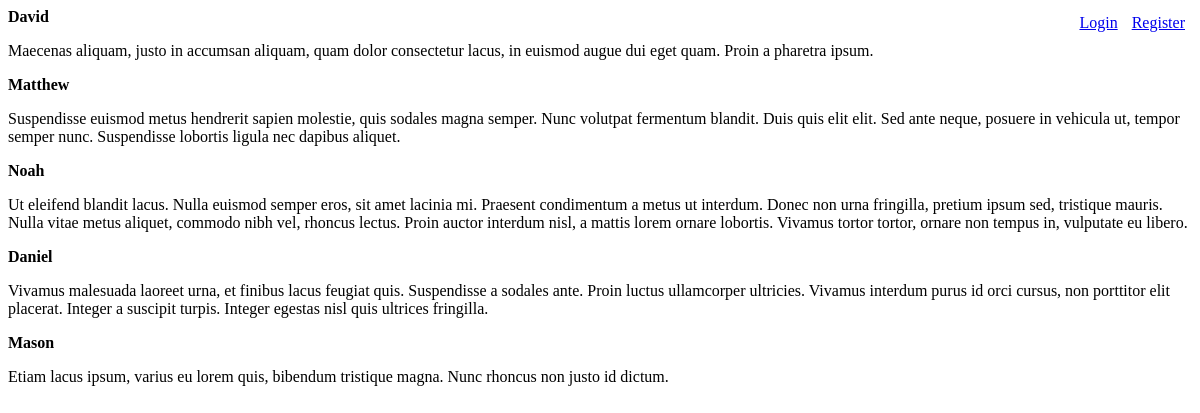
The app's page /view/comment.php with its own data.
### tables this page shows
CREATE TABLE `comments` (
  `id` int(10) unsigned NOT NULL AUTO_INCREMENT,
  `author` varchar(255) NOT NULL,
  `comment` text NOT NULL,
  PRIMARY KEY (`id`)
);

### model/DB_Manager.php (called while the page is built, shortened)
<?php
class DB_Manager {
    private $mysqli;
    public function __construct() {
    $this->mysqli = new mysqli("localhost", "cs", "cs123", "comment_system") or die("Unable to connect");
    $this->mysqli->query("SET NAMES 'utf8'");
  }
  public function getComments($startFrom)
  {
      $limit = intval  ($startFrom);
      $result = $this->mysqli->query("SELECT * FROM `comments` ORDER BY `id` DESC LIMIT {$limit}, 5");
      return $result;
  }
}

### model/scrollhandler.php (called while the page is built)
<?php
require_once 'DB_Manager.php';
class Scroll {
    public function  comments ($startFrom)
    {
        $scroll = new DB_Manager();
        $res =  $scroll->getComments($startFrom);
        $comments = array();
        $rows = $res->fetch_all(MYSQLI_ASSOC);
        foreach($rows as $i => $row){
            $comments[] = $row;
        }
        return $comments;
    }
}
?>

### view/comment.php (the view, shortened to what this page needs)
<?php
include '../model/scrollhandler.php';
$sc = new Scroll();
$comments = $sc->comments(0);
?>
<link rel="stylesheet" href="../styles/comments.css" type="text/css">
<?php
    if(!isset($_SESSION['login']))
    {
?>
<ul id="menu">
    <li><a href="../view/login.php" target="frame">Login</a></li>
    <li><a href="../view/register.php" target="frame">Register</a></li>
</ul>
<?php  } ?>
<div id="comm">
  <?php foreach ($comments as $comment): ?>
    <div>
    <p name='p1' id="p1" style='width: 100%'><b><?php echo $comment['author']; ?></b><br /></p>
    <p p name='p2' id="p2"> <?php echo  $comment['comment']; ?></p>
    </div>
    <?php endforeach; ?>
</div>

### styles/comments.css (style rules this page uses)
#menu { list-style: none; float: right; padding: 0; margin-top: 3px; }
#menu li { float: left; display: block; text-decoration: none; padding: 3px 7px 5px }

### records on screen
comments: author "David", comment "Maecenas aliquam, justo in accumsan aliquam, quam dolor consectetur lacus, in euismod augue dui eget quam. Proin a pharetra ipsum."
comments: author "Matthew", comment "Suspendisse euismod metus hendrerit sapien molestie, quis sodales magna semper. Nunc volutpat fermentum blandit. Duis quis elit elit. Sed ante neque, posuere in vehicula ut, tempor semper nunc. Suspendisse lobortis ligula nec dapibus aliquet."
comments: author "Noah", comment "Ut eleifend blandit lacus. Nulla euismod semper eros, sit amet lacinia mi. Praesent condimentum a metus ut interdum. Donec non urna fringilla, pretium ipsum sed, tristique mauris. Nulla vitae metus aliquet, commodo nibh vel, rhoncus lectus. Proin auctor interdum nisl, a mattis lorem ornare lobortis. Vivamus tortor tortor, ornare non tempus in, vulputate eu libero."
comments: author "Daniel", comment "Vivamus malesuada laoreet urna, et finibus lacus feugiat quis. Suspendisse a sodales ante. Proin luctus ullamcorper ultricies. Vivamus interdum purus id orci cursus, non porttitor elit placerat. Integer a suscipit turpis. Integer egestas nisl quis ultrices fringilla."
comments: author "Mason", comment "Etiam lacus ipsum, varius eu lorem quis, bibendum tristique magna. Nunc rhoncus non justo id dictum."
